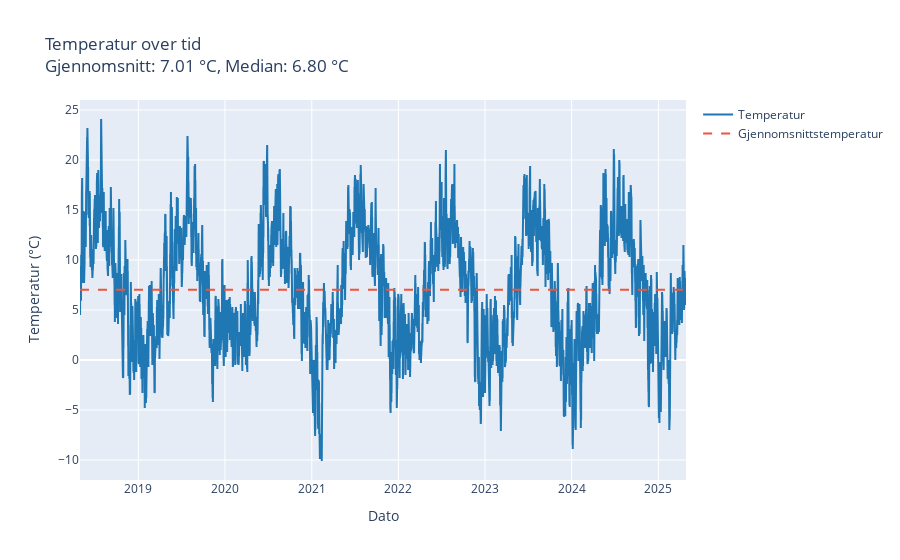
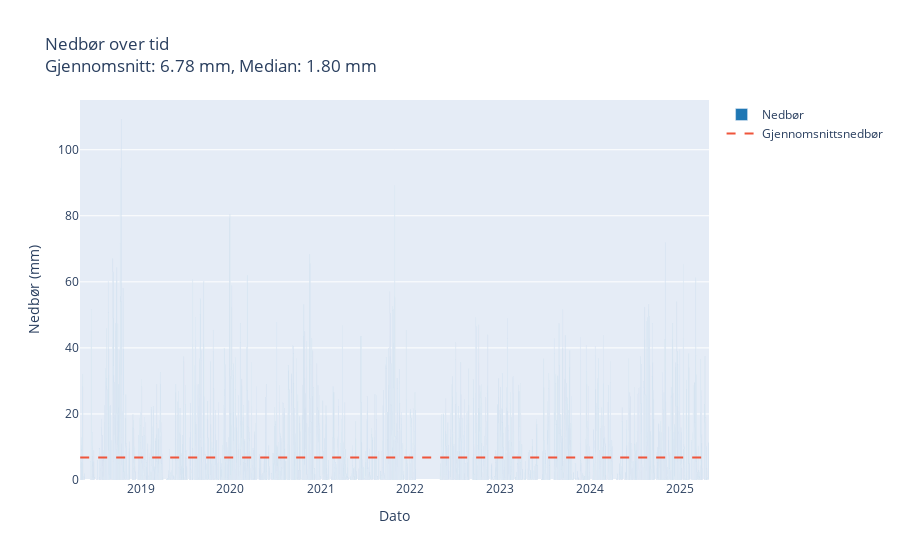
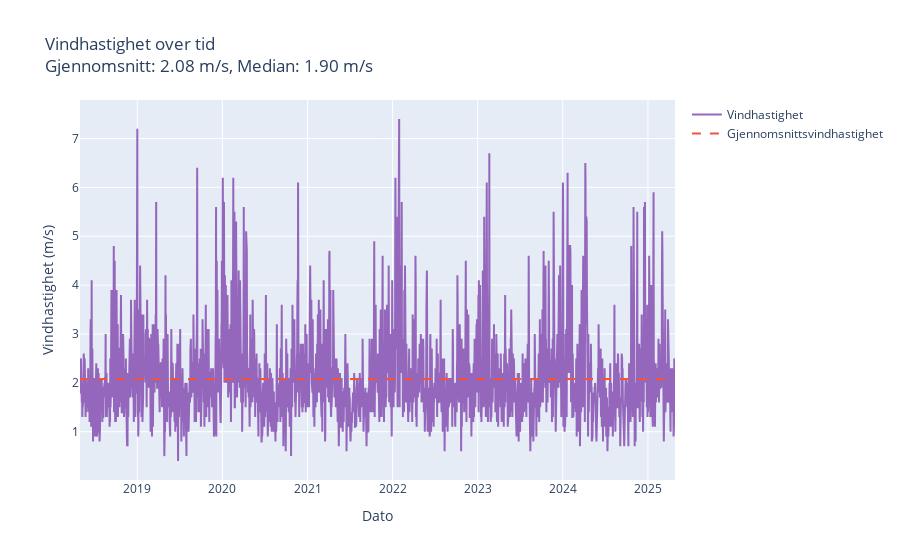
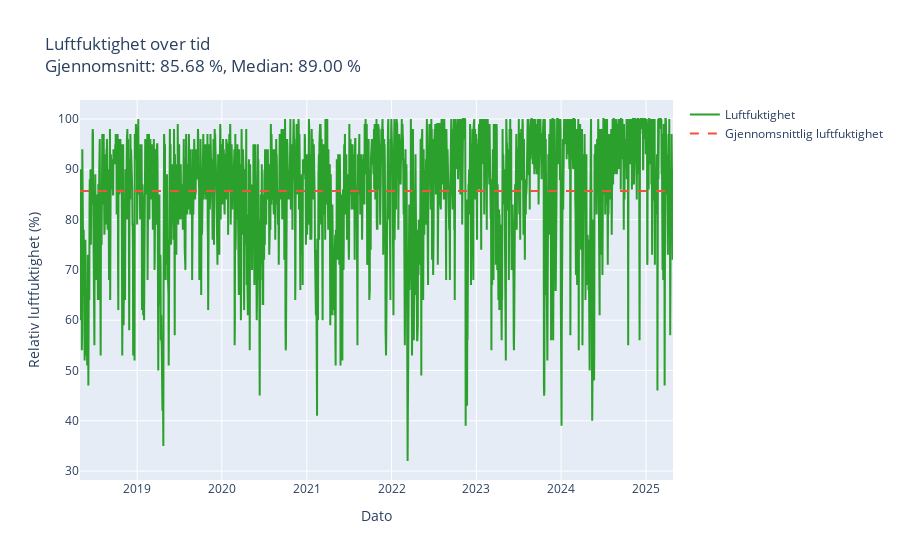

The notebook cell these images were saved under, in order:
### Code cell
# Leser data fra de separate CSV-filene
temperature_data = pd.read_csv("../data/temperature_data.csv")
precipitation_data = pd.read_csv("../data/precipitation_data.csv")
wind_speed_data = pd.read_csv("../data/wind_speed_data.csv")
humidity_data = pd.read_csv("../data/humidity_data.csv")

# Konverterer referansetiden til datetime for alle datasettene
temperature_data['referenceTime'] = pd.to_datetime(temperature_data['referenceTime'])
precipitation_data['referenceTime'] = pd.to_datetime(precipitation_data['referenceTime'])
wind_speed_data['referenceTime'] = pd.to_datetime(wind_speed_data['referenceTime'])
humidity_data['referenceTime'] = pd.to_datetime(humidity_data['referenceTime'])

# Plotter temperaturdata
fig_temp = go.Figure()
fig_temp.add_trace(go.Scatter(
    x=temperature_data['referenceTime'],
    y=temperature_data['value'],
    mode='lines',
    name='Temperatur',
    line=dict(color='#1f77b4')
))
mean_temp = temperature_data['value'].mean()
median_temp = temperature_data['value'].median()
fig_temp.add_trace(go.Scatter(
    x=temperature_data['referenceTime'],
    y=[mean_temp] * len(temperature_data['referenceTime']),
    mode='lines',
    line=dict(dash='dash', color='rgba(31, 119, 180)'),
    name='Gjennomsnittstemperatur'
))
fig_temp.update_layout(
    title=f"Temperatur over tid<br>Gjennomsnitt: {mean_temp:.2f} °C, Median: {median_temp:.2f} °C",
    xaxis_title="Dato",
    yaxis_title="Temperatur (°C)"
)
fig_temp.show()

# Scatter-plot for temperaturdata
plt.figure(figsize=(12, 6))
plt.scatter(temperature_data['referenceTime'], temperature_data['value'], color='blue', alpha=0.6, edgecolors='w')
plt.title('Temperaturdata (Scatter-plot)')
plt.xlabel('Dato')
plt.ylabel('Temperatur (°C)')
plt.grid(True)
plt.show()

# Bar-chart for temperaturdata
plt.figure(figsize=(12, 6))
plt.bar(temperature_data['referenceTime'], temperature_data['value'], color='orange', alpha=0.7)
plt.title('Temperaturdata (Bar-chart)')
plt.xlabel('Dato')
plt.ylabel('Temperatur (°C)')
plt.grid(True)
plt.show()

print("Vi mener at det gir mest mening å visualisere temperaturdataene med linjediagram, da det gir en klar oversikt over ")
print("temperaturtrenden over tid. Scatter-plot og linjediagram er veldig like og gode, men det er mye ryddigere med linjediagram. ")
print("Søylediagram er ikke så bra, da det kan gi et feilaktig inntrykk av at temperaturene er uavhengige av hverandre. ")
print("Vi mener at det er best å bruke linjediagram for temperaturdataene, da det gir en klar oversikt over temperaturtrenden over tid.")

# Plotter nedbørsdata
fig_precip = go.Figure()
fig_precip.add_trace(go.Bar(
    x=precipitation_data['referenceTime'],
    y=precipitation_data['value'],
    name='Nedbør',
    marker=dict(color='#1f77b4')
))
mean_precip = precipitation_data['value'].mean()
median_precip = precipitation_data['value'].median()
fig_precip.add_trace(go.Scatter(
    x=precipitation_data['referenceTime'],
    y=[mean_precip] * len(precipitation_data['referenceTime']),
    mode='lines',
    line=dict(dash='dash', color='rgba(31, 119, 180)'),
    name='Gjennomsnittsnedbør'
))
fig_precip.update_layout(
    title=f"Nedbør over tid<br>Gjennomsnitt: {mean_precip:.2f} mm, Median: {median_precip:.2f} mm",
    xaxis_title="Dato",
    yaxis_title="Nedbør (mm)"
)
fig_precip.show()

# Plotter vindhastighetsdata
fig_wind = go.Figure()
fig_wind.add_trace(go.Scatter(
    x=wind_speed_data['referenceTime'],
    y=wind_speed_data['value'],
    mode='lines',
    name='Vindhastighet',
    line=dict(color='#9467bd')
))
mean_wind = wind_speed_data['value'].mean()
median_wind = wind_speed_data['value'].median()
fig_wind.add_trace(go.Scatter(
    x=wind_speed_data['referenceTime'],
    y=[mean_wind] * len(wind_speed_data['referenceTime']),
    mode='lines',
    line=dict(dash='dash', color='rgba(31, 119, 180)'),
    name='Gjennomsnittsvindhastighet'
))
fig_wind.update_layout(
    title=f"Vindhastighet over tid<br>Gjennomsnitt: {mean_wind:.2f} m/s, Median: {median_wind:.2f} m/s",
    xaxis_title="Dato",
    yaxis_title="Vindhastighet (m/s)"
)
fig_wind.show()

# Plotter luftfuktighetsdata
fig_humidity = go.Figure()
fig_humidity.add_trace(go.Scatter(
    x=humidity_data['referenceTime'],
    y=humidity_data['value'],
    mode='lines',
    name='Luftfuktighet',
    line=dict(color='#2ca02c')
))
mean_humidity = humidity_data['value'].mean()
median_humidity = humidity_data['value'].median()
fig_humidity.add_trace(go.Scatter(
    x=humidity_data['referenceTime'],
    y=[mean_humidity] * len(humidity_data['referenceTime']),
    mode='lines',
    line=dict(dash='dash', color='rgba(31, 119, 180)'),
    name='Gjennomsnittlig luftfuktighet'
))
fig_humidity.update_layout(
    title=f"Luftfuktighet over tid<br>Gjennomsnitt: {mean_humidity:.2f} %, Median: {median_humidity:.2f} %",
    xaxis_title="Dato",
    yaxis_title="Relativ luftfuktighet (%)"
)
fig_humidity.show()

### Figure 1 — Plotly figure (JSON) as saved in the notebook; plotly's stock layout.template omitted (floating-point values rounded to 4 significant figures; data arrays with more than 128 entries replaced by an {"elided": "..."} marker saying what was removed)
{"data": [{"line": {"color": "#1f77b4"}, "mode": "lines", "name": "Temperatur", "type": "scatter", "x": {"elided": "5107 str values"}, "y": {"elided": "5107 float values"}}, {"line": {"color": "rgba(31, 119, 180)", "dash": "dash"}, "mode": "lines", "name": "Gjennomsnittstemperatur", "type": "scatter", "x": {"elided": "5107 str values"}, "y": {"elided": "5107 float values"}}], "layout": {"title": {"text": "Temperatur over tid<br>Gjennomsnitt: 7.01 °C, Median: 6.80 °C"}, "xaxis": {"title": {"text": "Dato"}}, "yaxis": {"title": {"text": "Temperatur (°C)"}}}}

### Figure 2 — Plotly figure (JSON) as saved in the notebook; plotly's stock layout.template omitted (floating-point values rounded to 4 significant figures; data arrays with more than 128 entries replaced by an {"elided": "..."} marker saying what was removed)
{"data": [{"marker": {"color": "#1f77b4"}, "name": "Nedbør", "type": "bar", "x": {"elided": "4860 str values"}, "y": {"elided": "4860 float values"}}, {"line": {"color": "rgba(31, 119, 180)", "dash": "dash"}, "mode": "lines", "name": "Gjennomsnittsnedbør", "type": "scatter", "x": {"elided": "4860 str values"}, "y": {"elided": "4860 float values"}}], "layout": {"title": {"text": "Nedbør over tid<br>Gjennomsnitt: 6.78 mm, Median: 1.80 mm"}, "xaxis": {"title": {"text": "Dato"}}, "yaxis": {"title": {"text": "Nedbør (mm)"}}}}

### Figure 3 — Plotly figure (JSON) as saved in the notebook; plotly's stock layout.template omitted (floating-point values rounded to 4 significant figures; data arrays with more than 128 entries replaced by an {"elided": "..."} marker saying what was removed)
{"data": [{"line": {"color": "#9467bd"}, "mode": "lines", "name": "Vindhastighet", "type": "scatter", "x": {"elided": "2551 str values"}, "y": {"elided": "2551 float values"}}, {"line": {"color": "rgba(31, 119, 180)", "dash": "dash"}, "mode": "lines", "name": "Gjennomsnittsvindhastighet", "type": "scatter", "x": {"elided": "2551 str values"}, "y": {"elided": "2551 float values"}}], "layout": {"title": {"text": "Vindhastighet over tid<br>Gjennomsnitt: 2.08 m/s, Median: 1.90 m/s"}, "xaxis": {"title": {"text": "Dato"}}, "yaxis": {"title": {"text": "Vindhastighet (m/s)"}}}}

### Figure 4 — Plotly figure (JSON) as saved in the notebook; plotly's stock layout.template omitted (floating-point values rounded to 4 significant figures; data arrays with more than 128 entries replaced by an {"elided": "..."} marker saying what was removed)
{"data": [{"line": {"color": "#2ca02c"}, "mode": "lines", "name": "Luftfuktighet", "type": "scatter", "x": {"elided": "2555 str values"}, "y": {"elided": "2555 float values"}}, {"line": {"color": "rgba(31, 119, 180)", "dash": "dash"}, "mode": "lines", "name": "Gjennomsnittlig luftfuktighet", "type": "scatter", "x": {"elided": "2555 str values"}, "y": {"elided": "2555 float values"}}], "layout": {"title": {"text": "Luftfuktighet over tid<br>Gjennomsnitt: 85.68 %, Median: 89.00 %"}, "xaxis": {"title": {"text": "Dato"}}, "yaxis": {"title": {"text": "Relativ luftfuktighet (%)"}}}}
